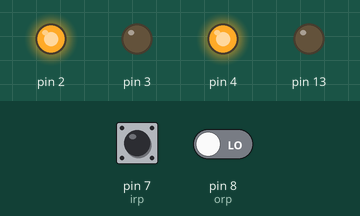
The sketch below on a simulated Arduino Uno, built with avr-gcc and run on an emulated ATmega328P. Parts: output pins drawn as LEDs (lit = HIGH). Inputs (shaded band) come from the test bench; at power-on: pin 7 (irp) LOW, pin 8 (orp) LOW. What the sketch prints to the serial monitor is not drawn.

Above: at 1.2 s.
1.3 s: pin 7 (irp) pulsed HIGH 2 times (0.12 s each, 0.3 s apart)
At 2.8 s:
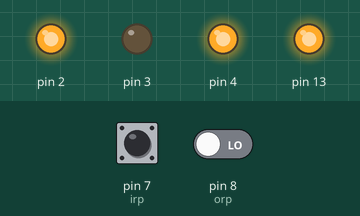
Timing chart, 0 to 4.3 s (numbered marks = the images above; inputs shaded):
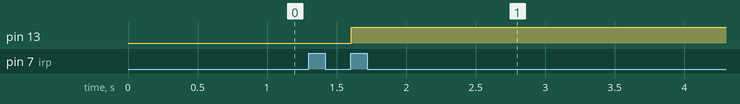

The sketch:

NukeAutoPower1Door.ino
```cpp
int iri,iro,cnti=0,cnto=0,cnt=-1,a=0,b=0,irp=7,orp=8;;
void setup()
{
Serial.begin(9600);
pinMode(irp,INPUT);
pinMode(orp,INPUT);
pinMode(13,OUTPUT);
pinMode(2,OUTPUT);
pinMode(3,OUTPUT);
pinMode(4,OUTPUT);
digitalWrite(2,HIGH);//irvcc
digitalWrite(3,LOW);//irgnd
digitalWrite(4,HIGH);//irvcc
}

void loop()
{
iri=digitalRead(irp);
iro=digitalRead(orp);

peopleCount();

Serial.println(cnt);
if(cnt>0)
  digitalWrite(13,HIGH);
else
  digitalWrite(13,LOW);

}

void peopleCount()
{

  if(iri==HIGH && a==0)
  {
   cnti++;
   if(cnti>cnto)
    {
     cnt++;
    }
   else
    {
     cnt--;
    }
   a=7;


  }
  if(iri==LOW && a==7)
   a=0;


  if(iro==HIGH && b==0)
  {
   cnto++;
   /*if(cnto>cnti)
    {
     cnt--;
    }
   else
    {
      cnt++;
    }*/
   b=5;
  }
  if(iro==LOW && b==5)
   b=0;
}
```

Measured:
- after the input at 1.3 s, pin 13: LOW → HIGH after 0.30 s
